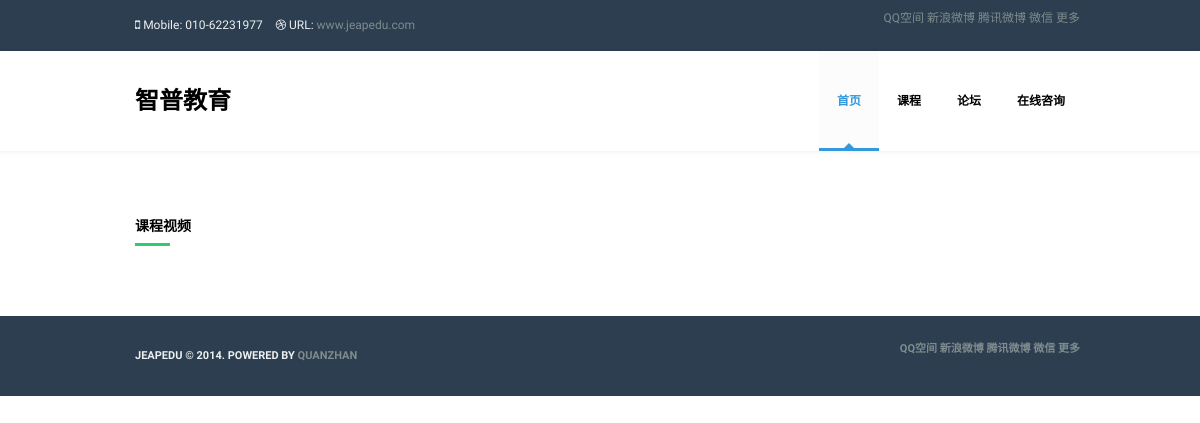
Screenshot of /courses with the database file from the repository.
### pythonvideo/models.py (models this page shows)
class TextInfo(models.Model):
    text       = models.TextField()
    tagname    = models.CharField(max_length=64)

### pythonvideo/views.py (the view)
# urls.py: url(r'^courses$','pythonvideo.views.courses',name='courses'),
def courses(request):
	d	= {}
	if 'cateid' in request.GET:
		courses = Course.objects.filter(cateid=request.GET['cateid']).order_by('-id')
	else:
		courses	= Course.objects.all().order_by('-id')
	d['courses']=courses
 	alltext = TextInfo.objects.all()
        allimg = ImgInfo.objects.all()
        for text in alltext:
		d[text.tagname]        = text.text
        for img in allimg:
		d[img.tagname]        = img.image
	return render_to_response('pythonvideo/courses_tag.html',d,context_instance=RequestContext(request))

### templates/pythonvideo/courses_tag.html (shortened to what this page needs)
{%extends "pythonvideo/base_tag.html"%}
{%block content%}
<section id="recent-works" class="section">
                <div class="container wrapper-2">
                    <h5 class="subpage-title">
                        <span>{{tag2001|default:"课程视频"}}</span>
                    </h5>
                </div>
            </section>
{%endblock%}

### templates/pythonvideo/base_tag.html (shortened to what this page needs)
<!DOCTYPE html>
<html lang="en">
    <head>
        <link href="/static/bootstrap/css/bootstrap.css" rel="stylesheet">
        <link href="/static/UItoTop/css/ui.totop.css" rel="stylesheet">
        <link href="/static/prettyPhoto/css/prettyPhoto.css" rel="stylesheet">
        <link rel="stylesheet" type="text/css" href="/static/rs-plugin/css/settings.css" media="screen" />
        <link href="/static/css/stylesheet.css" rel="stylesheet">
        <link href="/static/css/skins.css" rel="stylesheet">
        <link href="/static/font-awesome/css/font-awesome.min.css" rel="stylesheet">
    </head>
    <body>
        <div id="main-wrapper" class="color-skin-3">
            <header id="header-1" class="header">
                <div class="container">
                    <div class="row">
                        <div class="col-xs-12 col-sm-8 header-info-wrapper">
                            <ul class="list-inline">
                                <li><i class="icon-mobile-phone"></i>{{tag3002|default:" Mobile: 010-62231977"}}</li>
                                <li><i class="icon-dribbble"></i> URL: <a href="{{tag3003|default:"http://www.jeapedu.com"}}" target="view_window">www.jeapedu.com</a></li>
                            </ul>
                        </div>
                     <div class="jiathis_style">
			<div class="pull-right">
                        <ul class="social pull-left">
	                   <a class="jiathis_button_qzone">QQ空间</a>
	                   <a class="jiathis_button_tsina">新浪微博</a>
	                   <a class="jiathis_button_tqq">腾讯微博</a>
	                   <a class="jiathis_button_weixin">微信</a>
	                   <a href="http://www.jiathis.com/share" class="jiathis jiathis_txt jiathis_separator jtico jtico_jiathis" target="_blank">更多</a>
                    </div>
                        </div>
                    </div>
                </div>
            </header>
            <header id="header-2" class="header" data-spy="affix" data-offset-top="200" style="width: 100%; top: 0;">
                <nav class="navbar navbar-default" role="navigation">
                    <div class="container">
                        <div class="navbar-header">
                            <a class="navbar-brand" href="{{tag3004|default:"http://www.jeapedu.com"}}" target="view_window">{{tag3005|default:"智普教育"}}</a>
                        </div>
                        <div class="collapse navbar-collapse navbar-ex1-collapse">
                            <ul class="nav navbar-nav">
                                <li class="dropdown active">
                                    <a href="/" class="dropdown-toggle"">{{tag3006|default:"首页"}}</a>
                                </li>
                                <li class="dropdown">
                                    <a href="#" class="dropdown-toggle" data-toggle="dropdown">{{tag3007|default:"课程"}}</a>
                                </li>
                                <li class="dropdown">
                                    <a href="{{tag3012|default:"http://uliweb.cpython.org"}}" target="view_window" class="dropdown-toggle">{{tag3013|default:"论坛"}}</a>
                                </li>
                                <li class="dropdown">
                                    <a href="{{tag3014|default:"http://baidu.com"}}" target="view_window" class="dropdown-toggle" data-toggle="dropdown">{{tag3015|default:"在线咨询"}}</a>
                                </li>
                            </ul>
                        </div>
                    </div>
                </nav>
            </header>
   </div>
{%block content%}
{%endblock%}
<footer id="footer-2" class="footer">
                <div class="container">
                    <div class="row">
                        <div class="col-xs-12 col-sm-6 footer-info-wrapper">
                            <span>{{tag3016|default:"Jeapedu © 2014. Powered by"}} <a href="{{tag3017|default:"http://www.quanzhan.net"}}">{{tag3018|default:"quanzhan"}}</a></span>
                        </div>
                     <div class="jiathis_style">
		 	 <div class="pull-right">
                        <ul class="social pull-left">
	                   <a class="jiathis_button_qzone">QQ空间</a>
	                   <a class="jiathis_button_tsina">新浪微博</a>
	                   <a class="jiathis_button_tqq">腾讯微博</a>
	                   <a class="jiathis_button_weixin">微信</a>
	                   <a href="http://www.jiathis.com/share" class="jiathis jiathis_txt jiathis_separator jtico jtico_jiathis" target="_blank">更多</a>
                    </div>
                    </div>
                </div>
            </footer>
            <div id="skin-chooser-container" class="skin-chooser-container">
                <a data-toggle="modal" href="#myModal" class="skin-chooser sr-only"><i class="icon-cogs"></i></a>
            </div>
    </body>
</html>

### pythonvideo/static/css/stylesheet.css (style rules this page uses)
body { font-family: 'Open Sans', sans-serif; font-size: 12px; color: #95a5a6; }
h1, h2, h3, h4, h5, h6, .h1, .h2, .h3, .h4, .h5, .h6 { font-family: 'Montserrat', sans-serif; font-weight: 700; color: #2c3e50; }
a:not(.btn) { color: #34495e; -webkit-transition: all 0.2s ease-in-out; transition: all 0.2s ease-in-out; font-family: 'Montserrat', sans-serif; }
#header-1 { background-color: #2c3e50; padding: 10px 0; color: #ecf0f1; font-family: 'Montserrat',sans-serif; }
#header-1 .header-info-wrapper { padding-top: 7px; padding-bottom: 7px; }
#header-1 .list-inline { margin-bottom: 0; }
#header-1 .list-inline > li:first-child { padding-left: 0; }
#header-1 a { color: #7f8c8d; }
.navbar-default { border: 0; -webkit-box-shadow: 0 0 5px rgba(0, 0, 0, 0.05); box-shadow: 0 0 5px rgba(0, 0, 0, 0.1); background-color: #ffffff; margin-bottom: 0; border-radius: 0; }
.navbar-default .navbar-brand { font-size: 24px; font-weight: 800; color: #000 !important; text-transform: uppercase; padding-top: 40px; padding-bottom: 40px; font-family: 'Open Sans', sans-serif; }
.navbar-nav > li > a { font-weight: 700; }
@media (min-width: 768px) { .navbar-default { height: 100px; -webkit-transition: all 0.2s ease-in-out; transition: all 0.2s ease-in-out; } }
@media (min-width: 768px) { .navbar-nav { float: right; margin-right: -15px; } }
@media (min-width: 768px) { .navbar-default .navbar-nav > li > a { padding: 40px 18px; text-transform: uppercase; color: #000; } }
@media (min-width: 768px) { .navbar-nav > li:last-child > a { padding-right: 0; } }
@media (min-width: 768px) { .navbar-default .navbar-nav > .active > a, .navbar-default .navbar-nav > .active > a:hover, .navbar-default .navbar-nav > .active > a:focus { color: #2ecc71; background-color: rgba(0, 0, 0, 0.01); border-bottom: 3px solid #2ecc71; padding-bottom: 37px; } }
@media (min-width: 768px) { .navbar-default .navbar-nav > .active > a:after { position: absolute; display: block; width: 0; height: 0; border-color: transparent; border-style: solid; border-width: 5px; border-top-width: 0; border-bottom-color: #2ecc71; bottom: 0px; left: 50%; content: ""; margin-left: -5px; } }
.subpage-title { text-transform: uppercase; position: relative; margin: 0; margin-bottom: 35px; line-height: 10px; font-weight: 800; color: #000; }
.subpage-title:before { content: ""; width: 35px; height: 3px; background-color: #2ecc71; display: block; position: absolute; bottom: -15px; left: 0; }
#footer-2 { background-color: #2c3e50; padding: 25px 0; text-transform: uppercase; color: #ecf0f1; font-size: 11px; font-weight: 700; }
#footer-2 .footer-info-wrapper { padding-top: 7px; padding-bottom: 7px; }
#footer-2 a { color: #7f8c8d; }
.section { padding: 50px 0; }
.wrapper-2 { padding-top: 20px; }
.skin-chooser { width: 40px; height: 40px; border: 1px solid #cccccc;; display: block; border-radius: 3px; line-height: 40px; text-align: center; font-size: 14px; position: fixed; top: 200px; left: 20px; z-index: 1000; background-color: #ffffff; }

### rows the page displays
TextInfo: text "Mobile: 010-62231977"
TextInfo: text "智普教育"
TextInfo: text "首页"
TextInfo: text "课程"
TextInfo: text "论坛"
TextInfo: text "在线咨询"
TextInfo: text "课程视频"
TextInfo: text "JEAPEDU © 2014. POWERED BY"
TextInfo: text "QUANZHAN"
